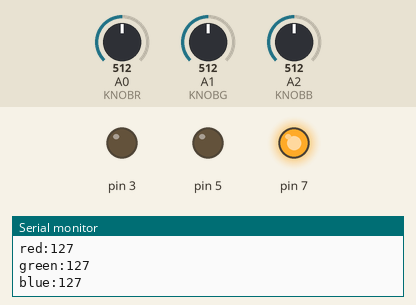
The sketch below on a simulated Arduino Uno, built with avr-gcc and run on an emulated ATmega328P. On the bench: output pins drawn as LEDs (lit = HIGH), the last lines printed to the serial monitor. The inputs (shaded band) are chosen by the test bench; at power-on: A0 (KNOBR) = 512, A1 (KNOBG) = 512, A2 (KNOBB) = 512.

Above: at 1.6 s.
1.7 s: A0 (KNOBR) set to 716
At 3.6 s:
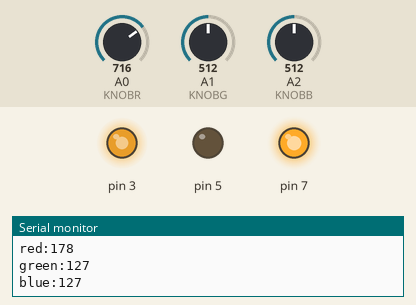
3.9 s: A1 (KNOBG) set to 716
At 5.0 s:
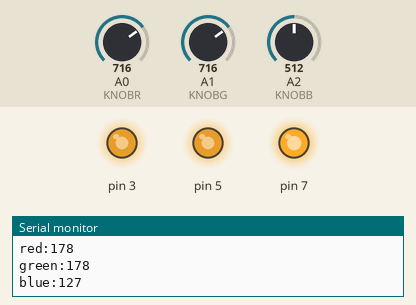
5.5 s: A2 (KNOBB) set to 142
7.0 s: A2 (KNOBB) set to 113
At 7.5 s:
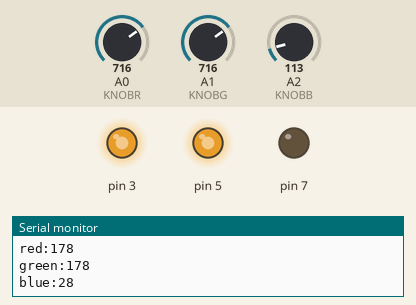
8.7 s: A0 (KNOBR) set to 759
At 10.0 s:
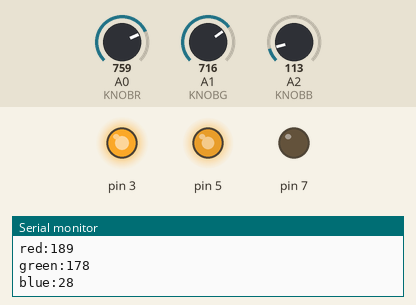
10.3 s: A0 (KNOBR) set to 768
At 11.4 s:
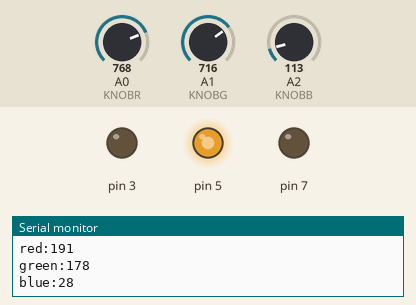
Timing chart, 0 to 12.9 s (numbered marks = the images above; inputs shaded):
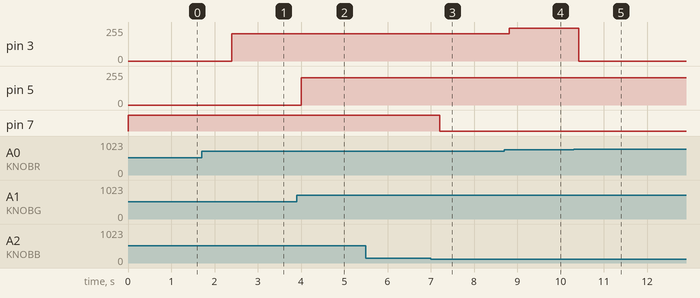

Measured:
- the behaviour switches between 128 and 127 on A2 (KNOBB) (found by bisection; images 2 and 3)
- the behaviour switches between 767 and 768 on A0 (KNOBR) (found by bisection; images 4 and 5)
- after the input at 1.7 s, pin 3: 0/255 → 204/255 after 0.70 s
- after the input at 3.9 s, pin 5: 0/255 → 204/255 after 0.11 s
- after the input at 7.0 s, pin 7: HIGH → LOW after 0.21 s
- after the input at 8.7 s, pin 3: 204/255 → 247/255 after 0.11 s
- after the input at 10.3 s, pin 3: 247/255 → 0/255 after 0.12 s

The sketch:

LedRGB-Arduino.ino
```cpp
#define LEDR 3
#define LEDG 5
#define LEDB 7
#define KNOBR 0
#define KNOBG 1
#define KNOBB 2

void setup() {
  Serial.begin(9600);
  pinMode(7, OUTPUT);
  pinMode(5, OUTPUT);
  pinMode(3, OUTPUT);
}

void loop() {
  // Lit la valeur des potentiomètres
  int knobrValue = analogRead(KNOBR);
  int knobgValue = analogRead(KNOBG);
  int knobbValue = analogRead(KNOBB);

  // Map les potentiomètres sur une valeur de 1-255
  int intensityR = map(knobrValue, 1, 1024, 1, 255);
  int intensityG = map(knobgValue, 1, 1024, 1, 255);
  int intensityB = map(knobbValue, 1, 1024, 1, 255);

  // Envoie la valeur dans les sorties numériques
  analogWrite(3, knobrValue);
  analogWrite(5, knobgValue);
  analogWrite(7, knobbValue);


  //Moniteur série
  Serial.print("red:");
  Serial.println(intensityR);
  Serial.print("green:");
  Serial.println(intensityG);
  Serial.print("blue:");
  Serial.println(intensityB);
  Serial.print("\n");
  delay(800);
}
```
